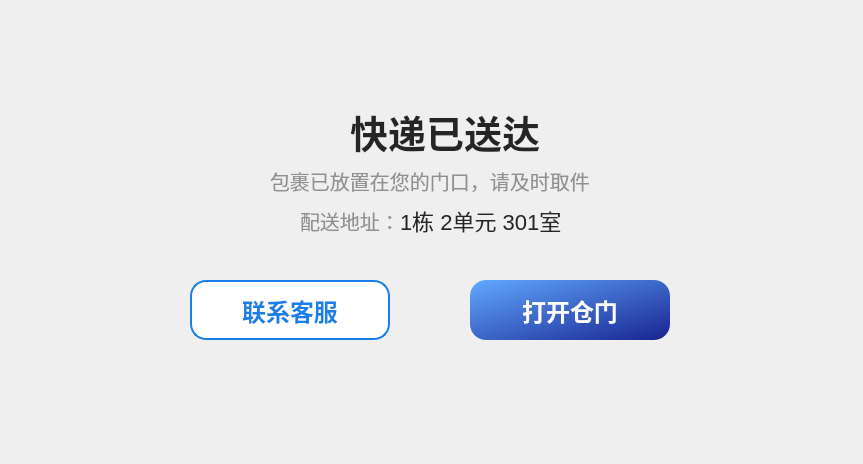
<?xml version="1.0" encoding="UTF-8"?>
<ui version="4.0">
 <class>Dialog</class>
 <widget class="QDialog" name="Dialog">
  <property name="geometry">
   <rect>
    <x>0</x>
    <y>0</y>
    <width>863</width>
    <height>464</height>
   </rect>
  </property>
  <property name="windowTitle">
   <string>Dialog</string>
  </property>
  <widget class="QLabel" name="label_5">
   <property name="geometry">
    <rect>
     <x>400</x>
     <y>190</y>
     <width>250</width>
     <height>61</height>
    </rect>
   </property>
   <property name="styleSheet">
    <string notr="true">QLabel {
    color: rgb(37, 37, 37);
    font-size: 22px;
    font-family: 'Microsoft YaHei';
    background: transparent;
}
</string>
   </property>
   <property name="text">
    <string>1栋 2单元 301室</string>
   </property>
  </widget>
  <widget class="QPushButton" name="pushButton">
   <property name="geometry">
    <rect>
     <x>190</x>
     <y>280</y>
     <width>250</width>
     <height>60</height>
    </rect>
   </property>
   <property name="minimumSize">
    <size>
     <width>144</width>
     <height>58</height>
    </size>
   </property>
   <property name="maximumSize">
    <size>
     <width>200</width>
     <height>60</height>
    </size>
   </property>
   <property name="styleSheet">
    <string notr="true">QPushButton {
    background: #fff;
    color: #187fe8;
    border: 2px solid #187fe8;
    border-radius: 16px;
    font-size: 24px;
    font-family: 'Microsoft YaHei';
    font-weight: bold;
    min-width: 140px;
    min-height: 54px;
}
QPushButton:pressed {
    background: #f0f6ff;
}
</string>
   </property>
   <property name="text">
    <string>联系客服</string>
   </property>
  </widget>
  <widget class="QPushButton" name="pushButton_2">
   <property name="geometry">
    <rect>
     <x>470</x>
     <y>280</y>
     <width>200</width>
     <height>60</height>
    </rect>
   </property>
   <property name="minimumSize">
    <size>
     <width>140</width>
     <height>54</height>
    </size>
   </property>
   <property name="maximumSize">
    <size>
     <width>200</width>
     <height>60</height>
    </size>
   </property>
   <property name="styleSheet">
    <string notr="true">QPushButton {
    background: qlineargradient(spread:pad, x1:0, y1:0, x2:1, y2:1, stop:0 #61A9FF, stop:1 #182490);
    color: #FFF;
    border-radius: 16px;
    font-size: 24px;
    font-family: 'Microsoft YaHei';
    font-weight: bold;
    min-width: 140px;
    min-height: 54px;
}
QPushButton:pressed {
    background: #f0f6ff;
}
</string>
   </property>
   <property name="text">
    <string>打开仓门</string>
   </property>
  </widget>
  <widget class="QLabel" name="label">
   <property name="geometry">
    <rect>
     <x>280</x>
     <y>110</y>
     <width>48</width>
     <height>48</height>
    </rect>
   </property>
   <property name="minimumSize">
    <size>
     <width>48</width>
     <height>48</height>
    </size>
   </property>
   <property name="maximumSize">
    <size>
     <width>48</width>
     <height>48</height>
    </size>
   </property>
   <property name="text">
    <string/>
   </property>
   <property name="pixmap">
    <pixmap resource="resources.qrc">:/icons/icons/Finish.png</pixmap>
   </property>
   <property name="scaledContents">
    <bool>true</bool>
   </property>
  </widget>
  <widget class="QLabel" name="label_3">
   <property name="geometry">
    <rect>
     <x>270</x>
     <y>150</y>
     <width>361</width>
     <height>61</height>
    </rect>
   </property>
   <property name="styleSheet">
    <string notr="true">QLabel {
    color: rgba(37, 37, 37, 120);                  /* 略浅于主文本 */
    font-size: 20px;
    font-weight: normal;
    font-family: 'Microsoft YaHei';
    background: transparent;
}
</string>
   </property>
   <property name="text">
    <string>包裹已放置在您的门口，请及时取件</string>
   </property>
  </widget>
  <widget class="QLabel" name="label_4">
   <property name="geometry">
    <rect>
     <x>300</x>
     <y>190</y>
     <width>111</width>
     <height>61</height>
    </rect>
   </property>
   <property name="styleSheet">
    <string notr="true">QLabel {
    color: rgba(37, 37, 37, 120);
    font-size: 20px;
    font-weight: normal;
    font-family: 'Microsoft YaHei';
    background: transparent;
}
</string>
   </property>
   <property name="text">
    <string>配送地址：</string>
   </property>
  </widget>
  <widget class="QLabel" name="label_2">
   <property name="geometry">
    <rect>
     <x>350</x>
     <y>100</y>
     <width>321</width>
     <height>61</height>
    </rect>
   </property>
   <property name="styleSheet">
    <string notr="true">QLabel {
    color:  rgb(37, 37, 37);
    font-size: 38px;
    font-weight: bold;
    font-family: 'Microsoft YaHei';
    background: transparent;
}
</string>
   </property>
   <property name="text">
    <string>快递已送达</string>
   </property>
  </widget>
 </widget>
 <resources>
  <include location="resources.qrc"/>
 </resources>
 <connections/>
</ui>
